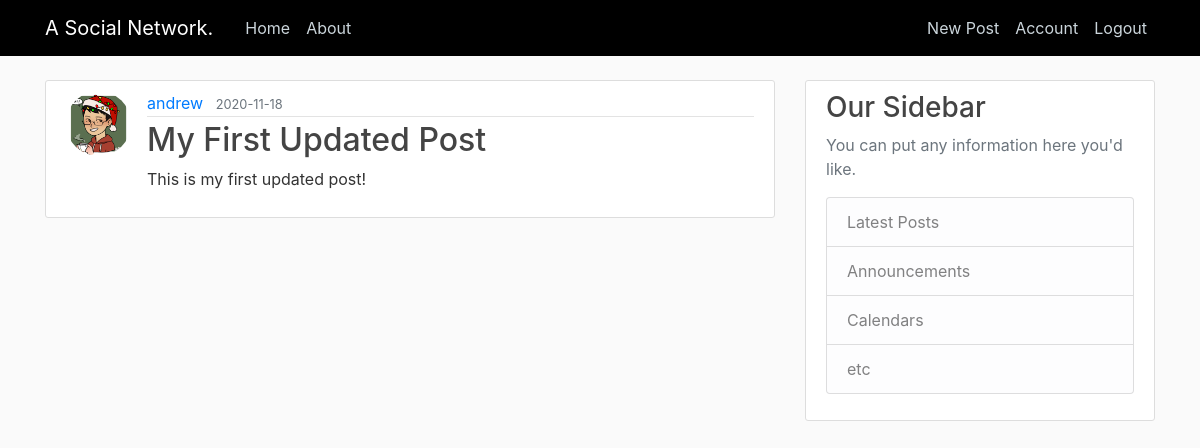
The app's page /post/1 (signed in) with its own data.
### app/models.py (models this page shows, shortened)
class User(db.Model, UserMixin):
    id = db.Column(db.Integer, primary_key = True)
    username = db.Column(db.String(20), unique=True, nullable=False)
    email = db.Column(db.String(120), unique=True, nullable=False)
    image_file = db.Column(db.String(20),nullable=False, default='default.jpg')
    password = db.Column(db.String(60),nullable=False)
    posts = db.relationship('Post', backref='author', lazy=True)

class Post(db.Model):
    id = db.Column(db.Integer, primary_key = True)
    title = db.Column(db.String(100), nullable=False)
    date_posted = db.Column(db.DateTime, nullable=False, default=datetime.utcnow)
    content = db.Column(db.Text, nullable=False)
    user_id = db.Column(db.Integer, db.ForeignKey('user.id'), nullable=False)

### app/posts/routes.py (the view)
@posts.route('/post/<int:post_id>', methods = ['GET', 'POST'])
def post(post_id):
    post = Post.query.get_or_404(post_id)
    return render_template('post.html', title = post.title, post=post)

### app/models.py (called while the page is built)
@login_manager.user_loader
def load_user(user_id):
    return User.query.get(int(user_id))

### app/templates/post.html (shortened to what this page needs)
{% extends 'layout.html' %}
{% block content %}
    <article class="media content-section">
        <img class="rounded-circle article-img" src="{{ url_for('static', filename='profile_pics/' + post.author.image_file) }}" alt="profile_picture">
        <div class="media-body">
        <div class="article-metadata">
            <a class="mr-2" href="{{ url_for('users.user_posts', username=post.author.username) }}">{{ post.author.username }}</a>
            <small class="text-muted">{{ post.date_posted.strftime('%Y-%m-%d') }}</small>
        </div>
        <h2 class = 'article-title'>{{ post.title }}</h2>
        <p class="article-content">{{ post.content }}</p>
        </div>
    </article>
{% endblock content %}

### app/static/main.css (style rules this page uses)
body { background: #fafafa; color: #333333; margin-top: 5rem; }
h1, h2, h3, h4, h5, h6 { color: #444444; }
.content-section { background: #ffffff; padding: 10px 20px; border: 1px solid #dddddd; border-radius: 3px; margin-bottom: 20px; }
.article-title { color: #444444; }
.article-content { white-space: pre-line; }
.article-img { height: 65px; width: 65px; margin-right: 16px; }
.article-metadata { padding-bottom: 1px; margin-bottom: 4px; border-bottom: 1px solid #e3e3e3 }

### records on screen
User: image_file (picture), author.username "andrew"
Post: date_posted "2020-11-18", title "My First Updated Post", content "This is my first updated post!"
